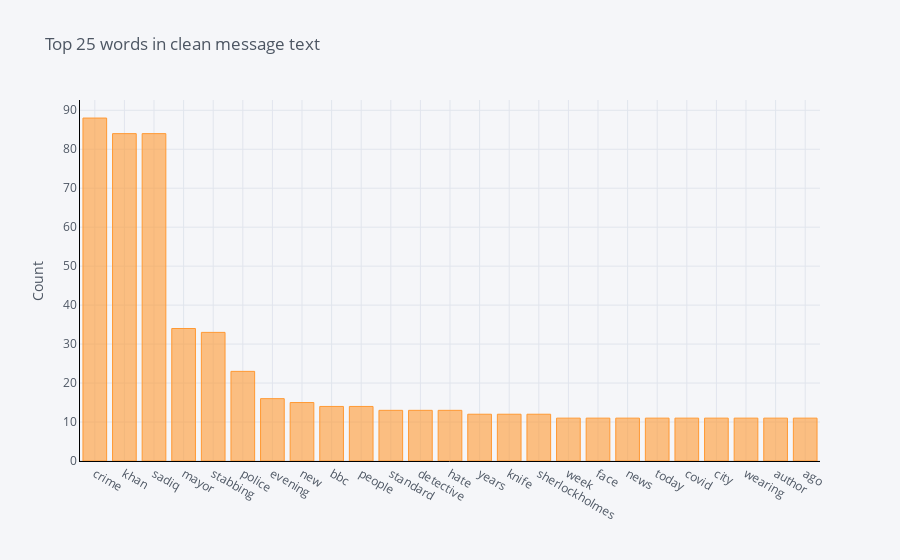
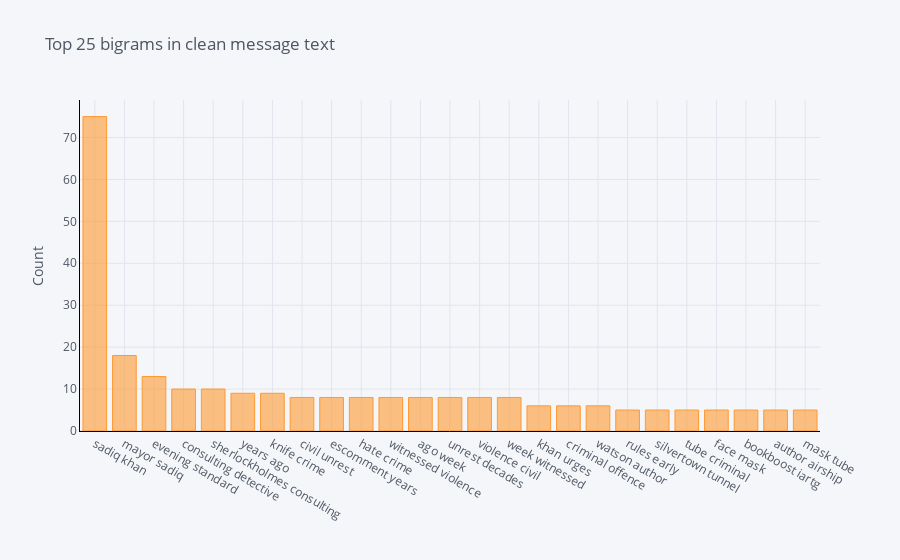
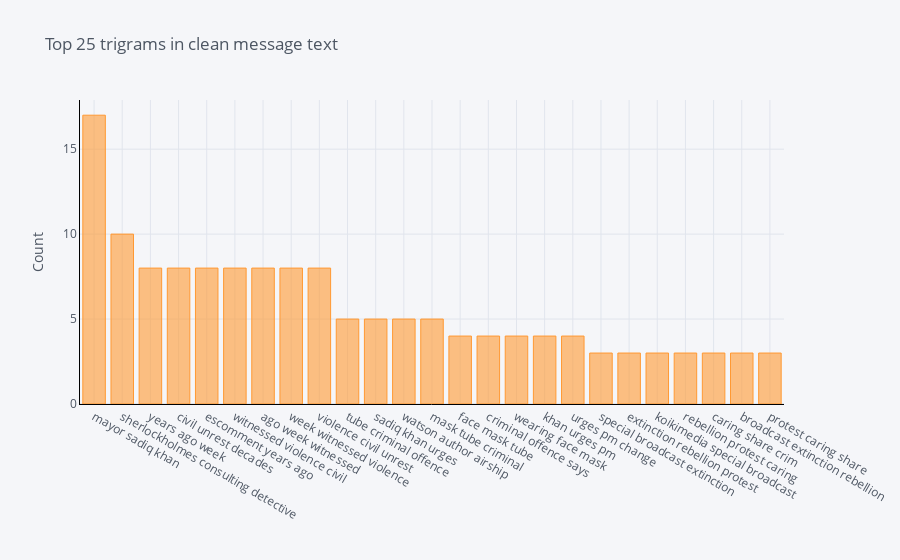

The notebook cell these images were saved under, in order:
### Markdown cell above
#### Comments
Sadiq Khan and crime are important in both populations which doesn't suggest good separation, though stabbing/stabbed are far more prominent in the against population. The overlap isn't surprising given the FOR population was padded with more generic hashtags.

Now lets use word and ngram plots to investigate further

##### 1.4.2.1 Words and NGrams: 'FOR' camp padded with other tweets

### Code cell
tw_nlp.plot_ngrams(pruned_tweets[pruned_tweets.target==0], 'Clean_MessageText_refined')

### Figure 1 — Plotly figure (JSON) as saved in the notebook; plotly's stock layout.template omitted (floating-point values rounded to 4 significant figures)
{"data": [{"marker": {"color": "rgba(255, 153, 51, 0.6)", "line": {"color": "rgba(255, 153, 51, 1.0)", "width": 1}}, "name": "count", "orientation": "v", "text": "", "type": "bar", "x": ["crime", "khan", "sadiq", "mayor", "stabbing", "police", "evening", "new", "bbc", "people", "standard", "detective", "hate", "years", "knife", "sherlockholmes", "week", "face", "news", "today", "covid", "city", "wearing", "author", "ago"], "y": [88, 84, 84, 34, 33, 23, 16, 15, 14, 14, 13, 13, 13, 12, 12, 12, 11, 11, 11, 11, 11, 11, 11, 11, 11]}], "layout": {"legend": {"bgcolor": "#F5F6F9", "font": {"color": "#4D5663"}}, "paper_bgcolor": "#F5F6F9", "plot_bgcolor": "#F5F6F9", "title": {"font": {"color": "#4D5663"}, "text": "Top 25 words in clean message text"}, "xaxis": {"gridcolor": "#E1E5ED", "linecolor": "black", "showgrid": true, "tickfont": {"color": "#4D5663"}, "title": {"font": {"color": "#4D5663"}, "text": ""}, "zerolinecolor": "#E1E5ED"}, "yaxis": {"gridcolor": "#E1E5ED", "linecolor": "black", "showgrid": true, "tickfont": {"color": "#4D5663"}, "title": {"font": {"color": "#4D5663"}, "text": "Count"}, "zerolinecolor": "#E1E5ED"}}}

### Figure 2 — Plotly figure (JSON) as saved in the notebook; plotly's stock layout.template omitted (floating-point values rounded to 4 significant figures)
{"data": [{"marker": {"color": "rgba(255, 153, 51, 0.6)", "line": {"color": "rgba(255, 153, 51, 1.0)", "width": 1}}, "name": "count", "orientation": "v", "text": "", "type": "bar", "x": ["sadiq khan", "mayor sadiq", "evening standard", "consulting detective", "sherlockholmes consulting", "years ago", "knife crime", "civil unrest", "escomment years", "hate crime", "witnessed violence", "ago week", "unrest decades", "violence civil", "week witnessed", "khan urges", "criminal offence", "watson author", "rules early", "silvertown tunnel", "tube criminal", "face mask", "bookboost iartg", "author airship", "mask tube"], "y": [75, 18, 13, 10, 10, 9, 9, 8, 8, 8, 8, 8, 8, 8, 8, 6, 6, 6, 5, 5, 5, 5, 5, 5, 5]}], "layout": {"legend": {"bgcolor": "#F5F6F9", "font": {"color": "#4D5663"}}, "paper_bgcolor": "#F5F6F9", "plot_bgcolor": "#F5F6F9", "title": {"font": {"color": "#4D5663"}, "text": "Top 25 bigrams in clean message text"}, "xaxis": {"gridcolor": "#E1E5ED", "linecolor": "black", "showgrid": true, "tickfont": {"color": "#4D5663"}, "title": {"font": {"color": "#4D5663"}, "text": ""}, "zerolinecolor": "#E1E5ED"}, "yaxis": {"gridcolor": "#E1E5ED", "linecolor": "black", "showgrid": true, "tickfont": {"color": "#4D5663"}, "title": {"font": {"color": "#4D5663"}, "text": "Count"}, "zerolinecolor": "#E1E5ED"}}}

### Figure 3 — Plotly figure (JSON) as saved in the notebook; plotly's stock layout.template omitted (floating-point values rounded to 4 significant figures)
{"data": [{"marker": {"color": "rgba(255, 153, 51, 0.6)", "line": {"color": "rgba(255, 153, 51, 1.0)", "width": 1}}, "name": "count", "orientation": "v", "text": "", "type": "bar", "x": ["mayor sadiq khan", "sherlockholmes consulting detective", "years ago week", "civil unrest decades", "escomment years ago", "witnessed violence civil", "ago week witnessed", "week witnessed violence", "violence civil unrest", "tube criminal offence", "sadiq khan urges", "watson author airship", "mask tube criminal", "face mask tube", "criminal offence says", "wearing face mask", "khan urges pm", "urges pm change", "special broadcast extinction", "extinction rebellion protest", "koikimedia special broadcast", "rebellion protest caring", "caring share crim", "broadcast extinction rebellion", "protest caring share"], "y": [17, 10, 8, 8, 8, 8, 8, 8, 8, 5, 5, 5, 5, 4, 4, 4, 4, 4, 3, 3, 3, 3, 3, 3, 3]}], "layout": {"legend": {"bgcolor": "#F5F6F9", "font": {"color": "#4D5663"}}, "paper_bgcolor": "#F5F6F9", "plot_bgcolor": "#F5F6F9", "title": {"font": {"color": "#4D5663"}, "text": "Top 25 trigrams in clean message text"}, "xaxis": {"gridcolor": "#E1E5ED", "linecolor": "black", "showgrid": true, "tickfont": {"color": "#4D5663"}, "title": {"font": {"color": "#4D5663"}, "text": ""}, "zerolinecolor": "#E1E5ED"}, "yaxis": {"gridcolor": "#E1E5ED", "linecolor": "black", "showgrid": true, "tickfont": {"color": "#4D5663"}, "title": {"font": {"color": "#4D5663"}, "text": "Count"}, "zerolinecolor": "#E1E5ED"}}}
